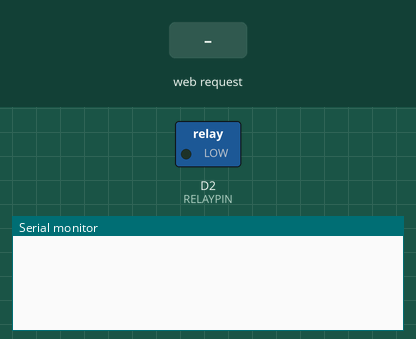
The sketch below on a simulated ESP8266 (NodeMCU). Shown: switched loads named in the sketch (green lamp = pin HIGH), the last lines printed to the serial monitor. The test bench sets the inputs (shaded band). WiFi joins after 1.5 s; servers stay silent unless stated; EEPROM starts erased.

Above: at 0.1 s.
2.8 s: HTTP request GET /ON received
At 4.16 s:
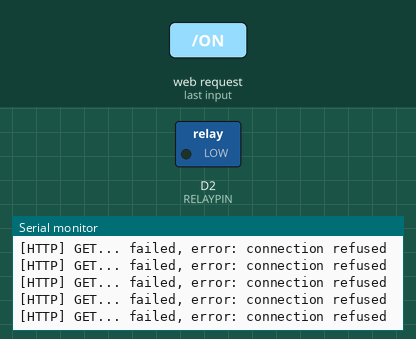
4.5 s: HTTP request GET /OFF received
At 5.3 s:
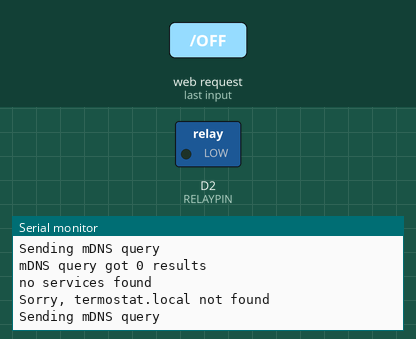

Measured:
- after the input at 2.8 s, the serial monitor: prints a new line at once (image 1)
- after the input at 4.5 s, the serial monitor: prints a new line after 0.11 s (image 2)

The sketch:

kombi.ino
```cpp
#include <ESP8266WiFi.h>

#include <ESP8266WebServer.h>

#include <ESP8266mDNS.h>

#include <WiFiManager.h>

#include <DNSServer.h>

#include <EEPROM.h>

#include <ArduinoOTA.h>

#include <ESP8266HTTPClient.h>

ESP8266WebServer server(80);
String temperatureGet;

#define RELAYPIN D2
#define HOSTNAME "kombi"
#define TARGET_HOSTNAME "termostat.local"

bool isOpen;
IPAddress server_ip;
uint16_t port_number;
HTTPClient http;

bool resolve_mdns_service(char * service_name, char * protocol, char * desired_host, IPAddress * ip_addr, uint16_t * port_number) {
  Serial.println("Sending mDNS query");
  int n = MDNS.queryService(service_name, protocol, 10000);
  Serial.printf("mDNS query got %d results\n", n);

  if (n == 0) {
    Serial.println("no services found");
  } else {
    for (int i = 0; i < n; ++i) {
      if (strcmp(MDNS.hostname(i).c_str(), desired_host) == 0) {
        * ip_addr = MDNS.IP(i);
        * port_number = MDNS.port(i);
        return true;
      }
    }
  }
  return false;
}


int getTempServer() {
  if (WiFi.status() == WL_CONNECTED) { //Check WiFi connection status
    WiFiClient client;
    http.begin(client, server_ip.toString(), 80, "/TEMP");

    int httpCode = http.GET();
    if (httpCode > 0) {
      if (httpCode == HTTP_CODE_OK) {
        return http.getString().toInt();
      }
    } else {
      Serial.printf("[HTTP] GET... failed, error: %s\n", http.errorToString(httpCode).c_str());
      return -255;
    }
    http.end();
  }
  delay(1000);
}


//Handles http request
void handleRoot() {
  server.send(200, "text/html", "<!DOCTYPE html> <html> <head> <style> .onof input{ padding: 10px; height: 100px; width: 100px; text-decoration: none; } #container form{ } </style> </head> <body> <center> <h2>Kombi Kontrol</h2> <br> <div id='container'> <form action='/TEMPSET'> Ayarlanacak Derece:<br> <input type='text' name='temp' placeholder='Sadece rakam giriniz!!'> <br><br> <input type='submit' value='Ayarla'> </form> <br> <form class='onof' action='/ON'><input type='submit' value='AC' /></form> <form class='onof' action='/OFF'><input type='submit' value='KAPAT' /></form> </div> </center> </body> </html> ");
}

void initPinOuts() {
  pinMode(RELAYPIN, OUTPUT);
  digitalWrite(RELAYPIN, LOW);
}

void initWFM() {
  WiFiManager wifiManager;
  wifiManager.autoConnect("Kombi");
  Serial.println("connected... Network");
}

void handleON() {
  isOpen = true;
  server.send(200, "text/plain", "OK");
  Serial.println("Request ON");
}

void handleOFF() {
  isOpen = false;
  server.send(200, "text/plain", "OK");
  Serial.println("Request OFF");
}

void handleTempSet() {
  if (!server.hasArg("temp") ||
    server.arg("temp") == NULL) { // If the POST request doesn't have temp data
    server.send(400, "text/plain", "400: Invalid Request"); // The request is invalid, so send HTTP status 400
    return;
  } else {
    temperatureGet = server.arg("temp");
    byte tempcast = (byte) temperatureGet.toInt();
    EEPROM.write(1, tempcast);
    if (EEPROM.commit()) {
      server.send(200, "text/plain", "EEPROM successfully committed");
    } else {
      server.send(400, "text/plain", "ERROR! EEPROM commit failed");
    }
  }
}

// the setup function runs once when you press reset or power the board
void setup() {
  initWFM();
  initPinOuts();
  Serial.begin(115200);
  EEPROM.begin(1);
  //TempEqual.attach(60,isTempEqual);
  delay(10);
  // We start by connecting to a WiFi network
  Serial.println();

  while (WiFi.status() != WL_CONNECTED) {
    delay(500);
    Serial.print(".");
  }

  Serial.println("");
  Serial.println("WiFi connected");
  Serial.println("IP address: ");
  Serial.println(WiFi.localIP()); //You can get IP address assigned to ESP

  if (WiFi.status() == WL_CONNECTED) //If WiFi connected to hot spot then start mDNS
  {
    if (MDNS.begin(HOSTNAME)) { //Start mDNS with name esp8266
      Serial.println("MDNS started");
    }
  }
  http.setReuse(true);
  ArduinoOTA.onStart([]() {
    String type;
    if (ArduinoOTA.getCommand() == U_FLASH) {
      type = "sketch";
    } else { // U_FS
      type = "filesystem";
    }

    // NOTE: if updating FS this would be the place to unmount FS using FS.end()
    Serial.println("Start updating " + type);
  });
  ArduinoOTA.onEnd([]() {
    Serial.println("\nEnd");
  });
  ArduinoOTA.onProgress([](unsigned int progress, unsigned int total) {
    Serial.printf("Progress: %u%%\r", (progress / (total / 100)));
  });
  ArduinoOTA.onError([](ota_error_t error) {
    Serial.printf("Error[%u]: ", error);
    if (error == OTA_AUTH_ERROR) {
      Serial.println("Auth Failed");
    } else if (error == OTA_BEGIN_ERROR) {
      Serial.println("Begin Failed");
    } else if (error == OTA_CONNECT_ERROR) {
      Serial.println("Connect Failed");
    } else if (error == OTA_RECEIVE_ERROR) {
      Serial.println("Receive Failed");
    } else if (error == OTA_END_ERROR) {
      Serial.println("End Failed");
    }
  });
  ArduinoOTA.begin();

  server.on("/", HTTP_GET, handleRoot); //Associate handler function to path
  server.on("/ON", HTTP_GET, handleON);
  server.on("/OFF", HTTP_GET, handleOFF);
  server.on("/TEMPSET", handleTempSet);
  server.begin(); //Start server
  Serial.println("HTTP server started");
  MDNS.addService("http", "tcp", 80);


  if (resolve_mdns_service("http", "tcp", TARGET_HOSTNAME, & server_ip, & port_number)) {
    Serial.printf("got an answer for %s\n", TARGET_HOSTNAME);
    Serial.println(server_ip);
    Serial.println(port_number);
    isOpen = true;
  } else {
    Serial.printf("Sorry, %s not found\n", TARGET_HOSTNAME);
    isOpen = false;
  }
}


// the loop function runs over and over again forever
void loop() {
  if (isOpen) {
    byte temperature = EEPROM.read(1);
    int temperatureCE = getTempServer();
    if (temperatureCE = !-255) {
      if (temperatureCE < temperature) {
        digitalWrite(RELAYPIN, HIGH);
      } else {
        digitalWrite(RELAYPIN, LOW);
      }
    }
  } else {
    digitalWrite(RELAYPIN, LOW);
    if (resolve_mdns_service("http", "tcp", TARGET_HOSTNAME, & server_ip, & port_number)) {
      Serial.printf("got an answer for %s\n", TARGET_HOSTNAME);
      Serial.println(server_ip);
      Serial.println(port_number);
      isOpen = true;
    } else {
      Serial.printf("Sorry, %s not found\n", TARGET_HOSTNAME);
      isOpen = false;
    }
  }

  server.handleClient();
  MDNS.update();
  ArduinoOTA.handle();
}
```
